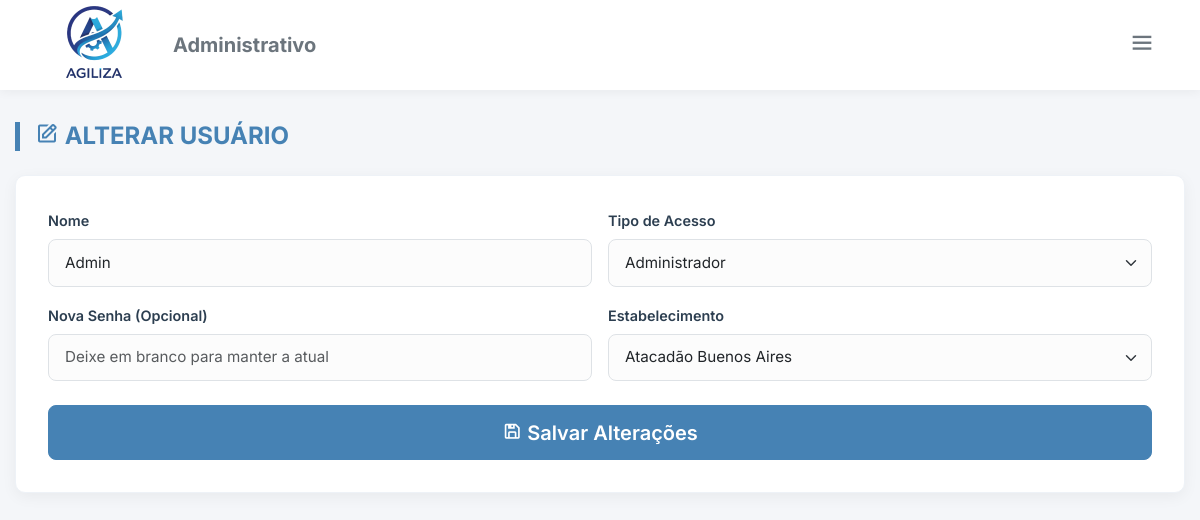
The app's page /alt_usuario.php?al=1 (signed in) with its own data.
### tables this page shows
CREATE TABLE IF NOT EXISTS `usuarios` (
  `id_usuario` int NOT NULL AUTO_INCREMENT,
  `tipo_usuario` int NOT NULL,
  `nome_usuario` varchar(100) NOT NULL,
  `senha` varchar(300) NOT NULL,
  `id_estabelecimento` int NOT NULL,
  `ativo` tinyint(1) DEFAULT '1',
  PRIMARY KEY (`id_usuario`),
  KEY `fk_usuario_estabelecimento` (`id_estabelecimento`)
);

CREATE TABLE IF NOT EXISTS `estabelecimento` (
  `id_estabelecimento` int NOT NULL AUTO_INCREMENT,
  `nome_estabelecimento` varchar(100) NOT NULL,
  `cep` varchar(255) NOT NULL,
  `rua` varchar(255) NOT NULL,
  `bairro` varchar(255) NOT NULL,
  `cidade` varchar(120) NOT NULL,
  `estado` char(2) NOT NULL,
  `ativo` tinyint(1) DEFAULT '1',
  PRIMARY KEY (`id_estabelecimento`)
);

### alt_usuario.php (the view, shortened to what this page needs)
<?php
require_once "config/conexao.php";
$dados = [];
try {
  $estabelecimentos = $conn->query("SELECT * FROM estabelecimento WHERE ativo = 1 ORDER BY nome_estabelecimento")->fetchAll(PDO::FETCH_ASSOC);
} catch (Exception $e) {
  $estabelecimentos = [];
}
if (isset($_GET["al"])) {
  $id = (int) $_GET["al"];
  $stmt = $conn->prepare("SELECT * FROM usuarios WHERE id_usuario = :id");
  $stmt->bindValue(':id', $id);
  $stmt->execute();
  $dados = $stmt->fetch(PDO::FETCH_ASSOC);
}
?>
<!DOCTYPE html>
<html lang="pt-br">
<head>
  <link href="https://cdn.jsdelivr.net/npm/bootstrap@5.3.6/dist/css/bootstrap.min.css" rel="stylesheet">
  <link href="https://unpkg.com/boxicons@2.1.4/css/boxicons.min.css" rel="stylesheet">
  <link href="assets/css/style_cad.css" rel="stylesheet">
  <link href="assets/css/dark_mode.css" rel="stylesheet">
</head>
<body>
  <div class="top-bar">
    <div class="d-flex align-items-center gap-3">
      <img src="assets/img/logoagilizasemfundo.png" class="logo" alt="Logo">
      <h5 class="m-0 fw-bold text-secondary d-none d-md-block">Administrativo</h5>
    </div>
    <div class="dropdown">
      <button class="btn btn-outline-secondary border-0" type="button" data-bs-toggle="dropdown"><i
          class='bx bx-menu fs-3'></i></button>
    </div>
  </div>
  <div class="main-container">
    <h2 class="page-title"><i class='bx bx-edit'></i> Alterar Usuário</h2>
    <div class="form-card">
      <form method="POST">
        <div class="row g-3">
          <div class="col-md-6">
            <label class="form-label">Nome</label>
            <input type="text" class="form-control" name="nome_usuario"
              value="<?= htmlspecialchars($dados['nome_usuario']) ?>" required>
          </div>
          <div class="col-md-6">
            <label class="form-label">Tipo de Acesso</label>
            <select class="form-select" name="tipo_usuario" required>
              <option value="1" <?= ($dados['tipo_usuario'] == 1) ? 'selected' : '' ?>>Administrador</option>
            </select>
          </div>
          <div class="col-md-6">
            <label class="form-label">Nova Senha (Opcional)</label>
            <input type="password" class="form-control" name="senha" placeholder="Deixe em branco para manter a atual">
          </div>
          <div class="col-md-6">
            <label class="form-label">Estabelecimento</label>
            <select class="form-select" name="id_estabelecimento" required>
              <?php foreach ($estabelecimentos as $est): ?>
                <option value="<?= $est['id_estabelecimento'] ?>"
                  <?= ($dados['id_estabelecimento'] == $est['id_estabelecimento']) ? 'selected' : '' ?>>
                  <?= htmlspecialchars($est['nome_estabelecimento']) ?>
                </option>
              <?php endforeach; ?>
            </select>
          </div>
          <div class="col-12 mt-4">
            <button type="submit" name="alterar" class="btn btn-primary w-100 btn-lg"><i class='bx bx-save'></i> Salvar
              Alterações</button>
          </div>
        </div>
      </form>
    </div>
  </div>
</body>
</html>

### assets/css/style_cad.css (style rules this page uses)
:root { --primary-color: #4682B4; --primary-hover: #3a6ea5; --bg-light: #f4f6f9; --card-bg: #ffffff; --text-dark: #2c3e50; --text-muted: #6c757d; --radius: 10px; --shadow: 0 4px 15px rgba(0, 0, 0, 0.05); }
body { background-color: var(--bg-light); font-family: 'Inter', sans-serif; color: var(--text-dark); min-height: 100vh; display: flex; flex-direction: column; }
.top-bar { background-color: var(--card-bg); padding: 0.8rem 2rem; display: flex; align-items: center; justify-content: space-between; box-shadow: 0 2px 10px rgba(0, 0, 0, 0.05); margin-bottom: 2rem; z-index: 100; height: 90px; }
.top-bar .logo { height: 125px; width: auto; object-fit: contain; }
.main-container { max-width: 1200px; margin: 0 auto; padding: 0 15px 40px 15px; width: 100%; flex: 1; }
.page-title { font-weight: 700; color: var(--primary-color); margin-bottom: 1.5rem; text-transform: uppercase; font-size: 1.5rem; border-left: 5px solid var(--primary-color); padding-left: 15px; }
.form-card { background: var(--card-bg); border-radius: var(--radius); box-shadow: var(--shadow); padding: 2rem; margin-bottom: 3rem; border: 1px solid #eef2f7; }
.form-label { font-weight: 600; font-size: 0.9rem; color: var(--text-dark); }
.form-control, .form-select { border-radius: 8px; padding: 0.7rem 1rem; border: 1px solid #dee2e6; background-color: #fcfcfc; font-size: 0.95rem; }
.btn-primary { background-color: var(--primary-color); border-color: var(--primary-color); padding: 0.7rem 1.5rem; font-weight: 600; border-radius: 8px; transition: all 0.3s; }

### assets/css/dark_mode.css (style rules this page uses)
:root { --bg-body: #f8f9fa; --bg-card: #ffffff; --bg-input: #ffffff; --text-primary: #1e293b; --text-secondary: #64748b; --border-color: #e2e8f0; --accent-color: #3b82f6; --modal-overlay: rgba(0, 0, 0, 0.5); --btn-close-filter: none; }
body, .card, .modal-content, .navbar, .table, th, td, .cart-panel, .product-panel, .btn-produto, input, .form-control, .form-select, .closing-card, .kpi-card { transition: background-color 0.3s ease, color 0.3s ease, border-color 0.3s ease; }

### records on screen
usuarios: nome_usuario "Admin", tipo_usuario "Administrador", id_estabelecimento "Atacadão Buenos Aires"
